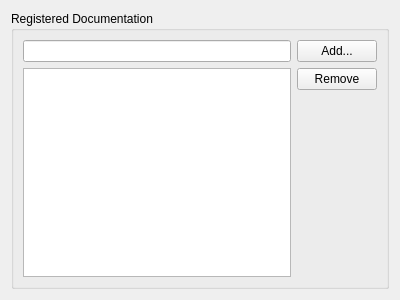
<?xml version="1.0" encoding="UTF-8"?>
<ui version="4.0">
 <class>Help::Internal::DocSettingsPage</class>
 <widget class="QWidget" name="Help::Internal::DocSettingsPage">
  <property name="geometry">
   <rect>
    <x>0</x>
    <y>0</y>
    <width>400</width>
    <height>300</height>
   </rect>
  </property>
  <property name="toolTip">
   <string>Add and remove compressed help files, .qch.</string>
  </property>
  <layout class="QVBoxLayout" name="verticalLayout">
   <item>
    <widget class="QGroupBox" name="groupBox">
     <property name="title">
      <string>Registered Documentation</string>
     </property>
     <layout class="QHBoxLayout" name="horizontalLayout">
      <item>
       <layout class="QVBoxLayout" name="verticalLayout_2">
        <item>
         <widget class="Utils::FancyLineEdit" name="filterLineEdit"/>
        </item>
        <item>
         <widget class="QListView" name="docsListView">
          <property name="selectionMode">
           <enum>QAbstractItemView::ExtendedSelection</enum>
          </property>
          <property name="uniformItemSizes">
           <bool>true</bool>
          </property>
         </widget>
        </item>
       </layout>
      </item>
      <item>
       <layout class="QVBoxLayout" name="_4">
        <item>
         <widget class="QPushButton" name="addButton">
          <property name="text">
           <string>Add...</string>
          </property>
         </widget>
        </item>
        <item>
         <widget class="QPushButton" name="removeButton">
          <property name="text">
           <string>Remove</string>
          </property>
         </widget>
        </item>
        <item>
         <spacer>
          <property name="orientation">
           <enum>Qt::Vertical</enum>
          </property>
          <property name="sizeHint" stdset="0">
           <size>
            <width>20</width>
            <height>40</height>
           </size>
          </property>
         </spacer>
        </item>
       </layout>
      </item>
     </layout>
    </widget>
   </item>
  </layout>
 </widget>
 <customwidgets>
  <customwidget>
   <class>Utils::FancyLineEdit</class>
   <extends>QLineEdit</extends>
   <header location="global">utils/fancylineedit.h</header>
  </customwidget>
 </customwidgets>
 <resources/>
 <connections/>
</ui>
